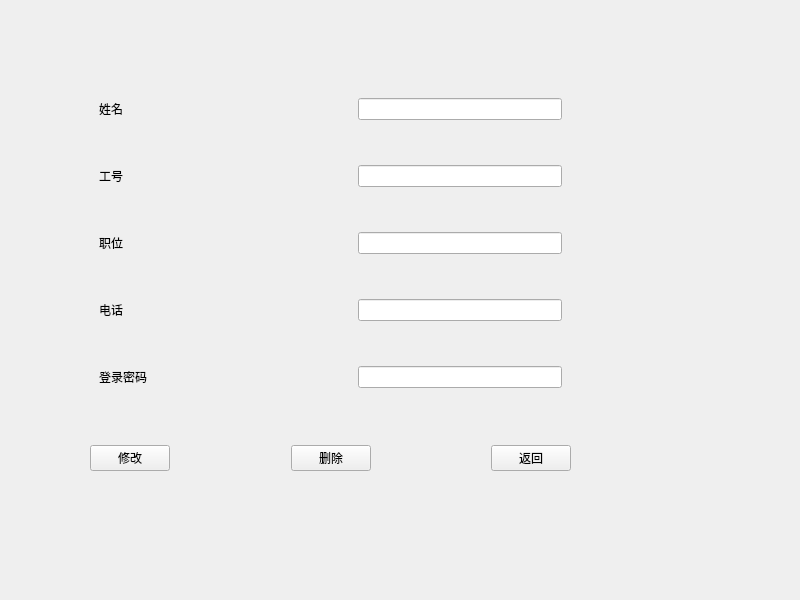
<?xml version="1.0" encoding="UTF-8"?>
<ui version="4.0">
 <class>modify</class>
 <widget class="QWidget" name="modify">
  <property name="geometry">
   <rect>
    <x>0</x>
    <y>0</y>
    <width>800</width>
    <height>600</height>
   </rect>
  </property>
  <property name="minimumSize">
   <size>
    <width>800</width>
    <height>600</height>
   </size>
  </property>
  <property name="maximumSize">
   <size>
    <width>800</width>
    <height>600</height>
   </size>
  </property>
  <property name="windowTitle">
   <string>管理系统</string>
  </property>
  <widget class="QWidget" name="">
   <property name="geometry">
    <rect>
     <x>90</x>
     <y>50</y>
     <width>481</width>
     <height>421</height>
    </rect>
   </property>
   <layout class="QGridLayout" name="gridLayout_3">
    <item row="0" column="0">
     <widget class="QWidget" name="widget" native="true">
      <layout class="QGridLayout" name="gridLayout">
       <item row="0" column="0">
        <widget class="QLabel" name="label">
         <property name="text">
          <string>姓名</string>
         </property>
        </widget>
       </item>
       <item row="1" column="0">
        <widget class="QLabel" name="label_2">
         <property name="text">
          <string>工号</string>
         </property>
        </widget>
       </item>
       <item row="3" column="2">
        <widget class="QLineEdit" name="lineEdit_4"/>
       </item>
       <item row="4" column="2">
        <widget class="QLineEdit" name="lineEdit_5"/>
       </item>
       <item row="2" column="2">
        <widget class="QLineEdit" name="lineEdit_3"/>
       </item>
       <item row="4" column="0">
        <widget class="QLabel" name="label_4">
         <property name="text">
          <string>登录密码</string>
         </property>
        </widget>
       </item>
       <item row="0" column="2">
        <widget class="QLineEdit" name="lineEdit"/>
       </item>
       <item row="3" column="0">
        <widget class="QLabel" name="label_5">
         <property name="text">
          <string>电话</string>
         </property>
        </widget>
       </item>
       <item row="1" column="2">
        <widget class="QLineEdit" name="lineEdit_2"/>
       </item>
       <item row="2" column="0">
        <widget class="QLabel" name="label_3">
         <property name="text">
          <string>职位</string>
         </property>
        </widget>
       </item>
       <item row="0" column="1">
        <spacer name="horizontalSpacer">
         <property name="orientation">
          <enum>Qt::Horizontal</enum>
         </property>
         <property name="sizeHint" stdset="0">
          <size>
           <width>40</width>
           <height>20</height>
          </size>
         </property>
        </spacer>
       </item>
      </layout>
     </widget>
    </item>
    <item row="1" column="0">
     <layout class="QGridLayout" name="gridLayout_2">
      <item row="0" column="3">
       <spacer name="horizontalSpacer_3">
        <property name="orientation">
         <enum>Qt::Horizontal</enum>
        </property>
        <property name="sizeHint" stdset="0">
         <size>
          <width>40</width>
          <height>20</height>
         </size>
        </property>
       </spacer>
      </item>
      <item row="0" column="1">
       <spacer name="horizontalSpacer_2">
        <property name="orientation">
         <enum>Qt::Horizontal</enum>
        </property>
        <property name="sizeHint" stdset="0">
         <size>
          <width>40</width>
          <height>20</height>
         </size>
        </property>
       </spacer>
      </item>
      <item row="0" column="2">
       <widget class="QPushButton" name="pushButton_2">
        <property name="text">
         <string>删除</string>
        </property>
       </widget>
      </item>
      <item row="0" column="0">
       <widget class="QPushButton" name="pushButton">
        <property name="text">
         <string>修改</string>
        </property>
       </widget>
      </item>
      <item row="0" column="4">
       <widget class="QPushButton" name="pushButton_3">
        <property name="text">
         <string>返回</string>
        </property>
       </widget>
      </item>
     </layout>
    </item>
   </layout>
  </widget>
 </widget>
 <resources/>
 <connections/>
</ui>
